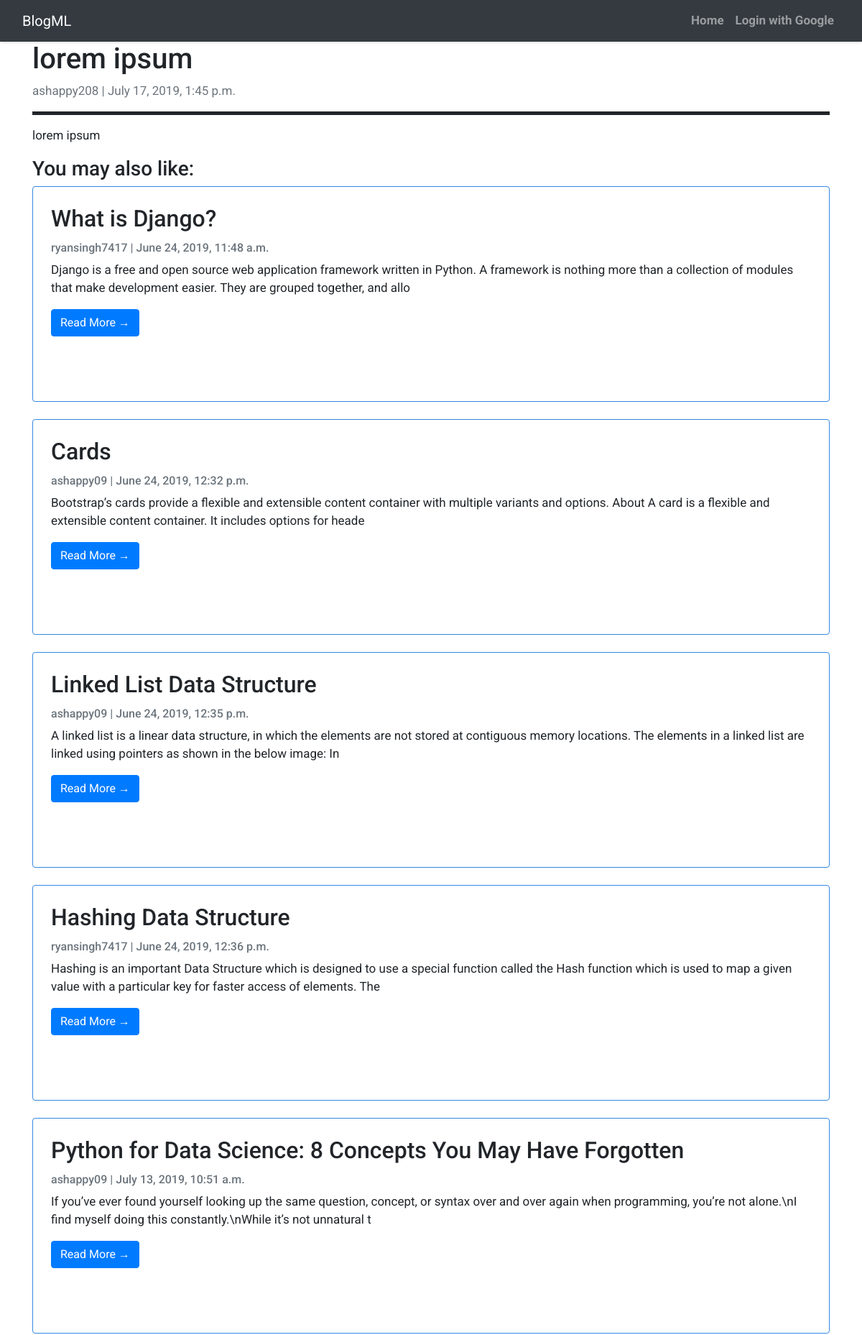
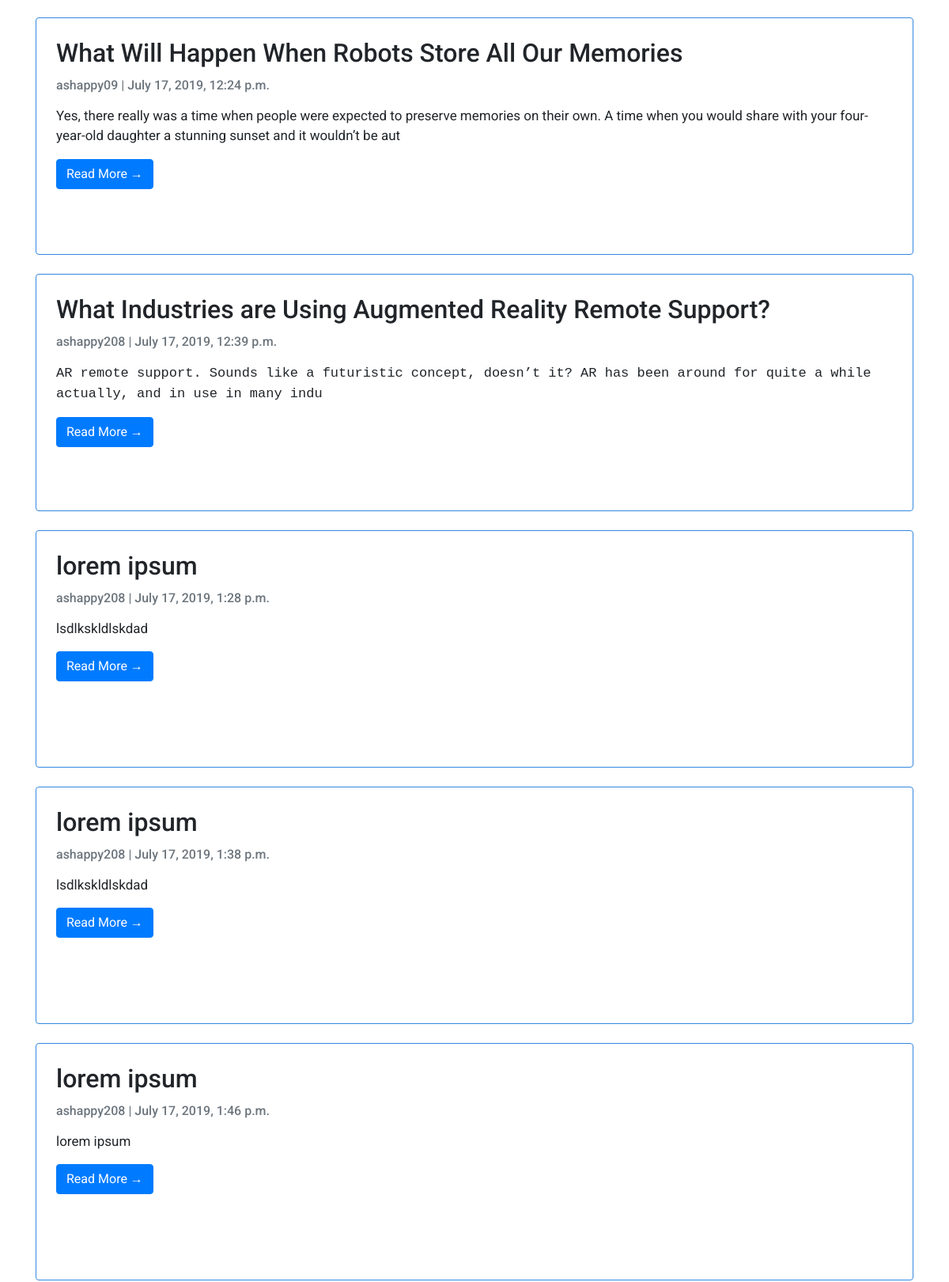
/post_detail/19/ (upper part), run on the app's committed database (2 pictures, top to bottom).
### dashboard/models.py (models this page shows, shortened)
class Post(models.Model):
    author = models.ForeignKey(settings.AUTH_USER_MODEL, on_delete=models.CASCADE)
    title = models.CharField(max_length=200)
    text = RichTextUploadingField()
    created_date = models.DateTimeField(default=timezone.now)
    published_date = models.DateTimeField(blank=True, null=True)
    topic = models.CharField(max_length=10,default = -1)
    objects = models.Manager

### dashboard/views.py (the view)
# urls.py: path('post_detail/<int:pk>/',views.post_detail,name='post_detail'),
def post_detail(request, pk):
    post = get_object_or_404(Post, pk=pk)
    posttopic = post.topic
    relpost = Post.objects.filter(topic = posttopic).exclude(pk=pk)
    return render(request, 'post_detail.html', {'post': post,'related':relpost})

### dashboard/templates/post_detail.html (shortened to what this page needs)
{% extends 'base.html' %} {% block content %}
<div class="container">
<h1>{% block title %} {{ post.title}} {% endblock title %}</h1>
        <p class=" text-muted">{{ post.author }} | {{ post.published_date }}</p>
        <p style="border-bottom: 5px solid">{{ post.text|safe}}</p>
      </div>
<div class="container">
    {% if related %}
  <h3>You may also like:</h2>
      {% for object in related %}
      <div class="card mb-4">
          <div class="card-body">
              <h2 class="card-title">{{ object.title }}</h2>
              <p class="card-text text-muted h6">{{ object.author }} | {{ object.published_date}} </p>
              <p class = "card-text">{{ object.text|safe|slice:200 }}</p>
              <a href="{% url 'post_detail' pk=object.pk  %}" class="btn btn-primary">Read More &rarr;</a>
          </div>
      </div>
      {% endfor %}
      {% endif %}
</div>
{% endblock content %}

### dashboard/templates/base.html (style rules this page uses)
body { font-family: "Roboto", sans-serif; font-size: 17px; background-color: white; }
.card { padding: 5px; background: white; height : 300px; overflow: auto; border: 1px solid #3388E1; }

### data on the page
Post: title "lorem ipsum", author "ashappy208", published_date "July 17, 2019, 1:45 p.m.", text "lorem ipsum"
Post: title "What is Django?", author "ryansingh7417", published_date "June 24, 2019, 11:48 a.m.", text "Django is a free and open source web application framework written in Python. A framework is nothing more than a collection of modules that make development easier. They are grouped together, and allo"
Post: title "Cards", author "ashappy09", published_date "June 24, 2019, 12:32 p.m.", text "Bootstrap’s cards provide a flexible and extensible content container with multiple variants and options. About A card is a flexible and extensible content container. It includes options for heade"
Post: title "Linked List Data Structure", author "ashappy09", published_date "June 24, 2019, 12:35 p.m.", text "A linked list is a linear data structure, in which the elements are not stored at contiguous memory locations. The elements in a linked list are linked using pointers as shown in the below image: In"
Post: title "Hashing Data Structure", author "ryansingh7417", published_date "June 24, 2019, 12:36 p.m.", text "Hashing is an important Data Structure which is designed to use a special function called the Hash function which is used to map a given value with a particular key for faster access of elements. The"
Post: title "Python for Data Science: 8 Concepts You May Have Forgotten", author "ashappy09", published_date "July 13, 2019, 10:51 a.m.", text "If you’ve ever found yourself looking up the same question, concept, or syntax over and over again when programming, you’re not alone.\\nI find myself doing this constantly.\\nWhile it’s not unnatural t"
Post: title "What Will Happen When Robots Store All Our Memories", author "ashappy09", published_date "July 17, 2019, 12:24 p.m.", text "Yes, there really was a time when people were expected to preserve memories on their own. A time when you would share with your four-year-old daughter a stunning sunset and it wouldn’t be aut"
Post: title "What Industries are Using Augmented Reality Remote Support?", author "ashappy208", published_date "July 17, 2019, 12:39 p.m.", text "AR remote support. Sounds like a futuristic concept, doesn’t it? AR has been around for quite a while actually, and in use in many indu"
Post: title "lorem ipsum", author "ashappy208", published_date "July 17, 2019, 1:28 p.m.", text "lsdlkskldlskdad"
Post: title "lorem ipsum", author "ashappy208", published_date "July 17, 2019, 1:38 p.m.", text "lsdlkskldlskdad"
Post: title "lorem ipsum", author "ashappy208", published_date "July 17, 2019, 1:46 p.m.", text "lorem ipsum"
